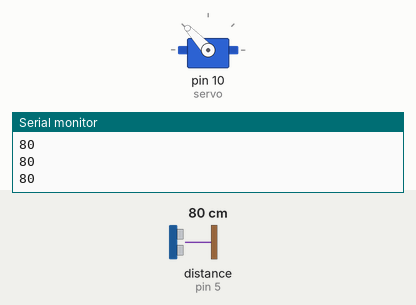
A sketch run on a simulated Arduino Uno, built with avr-gcc and run on an emulated ATmega328P. Parts: servo, the last lines printed to the serial monitor. Wiring (inferred from the names in the program): ultrasonic range finder: trigger pin 4; echo pin 5. Inputs (shaded band) come from the test bench; at power-on: distance to the obstacle (sensor on pin 5) 80 cm. The echo pulse lasts 58.3 µs per cm.

Above: at 1.2 s.
1.3 s: distance to the obstacle (sensor on pin 5) set to 2 cm
At 1.84 s:
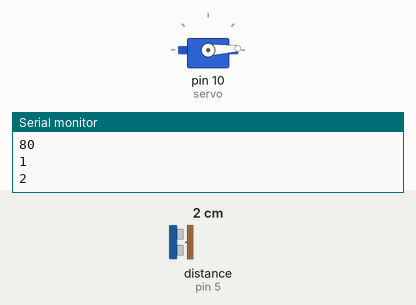
4.3 s: distance to the obstacle (sensor on pin 5) set to 18 cm
5.9 s: distance to the obstacle (sensor on pin 5) set to 35 cm
At 7.0 s:
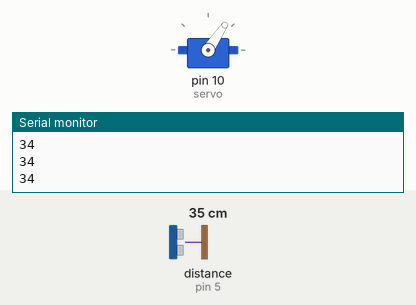
7.5 s: distance to the obstacle (sensor on pin 5) set to 60 cm
At 8.8 s:
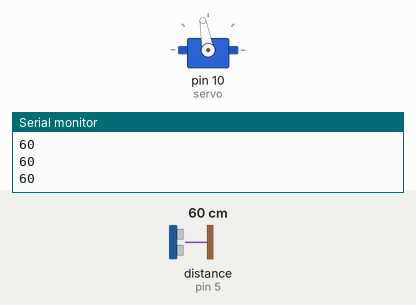
9.1 s: distance to the obstacle (sensor on pin 5) set to 120 cm
At 10.2 s:
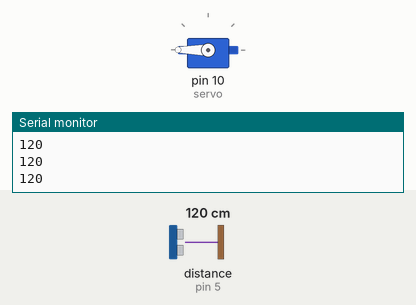
Timing chart, 0 to 11.6 s (numbered marks = the images above; inputs shaded):
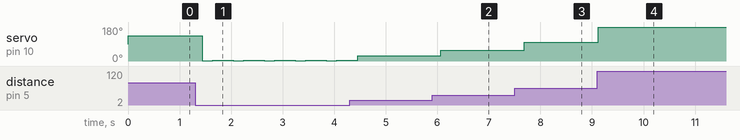

The sketch:

servo_meter.ino
```cpp
#include <Servo.h>
Servo servo;
#define Trig 4 /* Обозначаем пин подачи импульса*/
#define Echo 5 /* Обозначаем пин приема импульса*/
void setup() {
pinMode (Trig, OUTPUT); /*инициируем как выход */
pinMode (Echo, INPUT); /*инициируем как вход */
Serial.begin (9600); /* устанавливаем скорость порта */
servo.attach(10, 0, 180);
}
unsigned int impulseTime=0;
unsigned int distance_sm=0;

void loop() {
digitalWrite (Trig, HIGH); /* Подаем импульс на вход trig дальномера */
delayMicroseconds (10); /* Импульс длится 10 микросекунд */
digitalWrite (Trig, LOW); // Отключаем подачу импульса
impulseTime=pulseIn (Echo, HIGH);
/*Принимаем импульс и подсчитываем его длину*/
distance_sm =impulseTime/58; /* Пересчитываем его значение в сантиметры */
Serial.println( distance_sm); /* Выводим значение на порт программы */
int sss = map(distance_sm, 0, 180, 0, 300);
servo.write(sss);
//Serial.println(sss);
delay (200);
}
```

Measured:
- after the input at 1.3 s, servo on pin 10 (servo): alternates 3° for 0.40 s and 1° for 0.20 s, starting after 0.14 s
- after the input at 5.9 s, servo on pin 10 (servo): 28° → 56° after 0.17 s
- after the input at 7.5 s, servo on pin 10 (servo): 56° → 100° after 0.19 s
- after the input at 9.1 s, servo on pin 10 (servo): 100° → 180° at once
